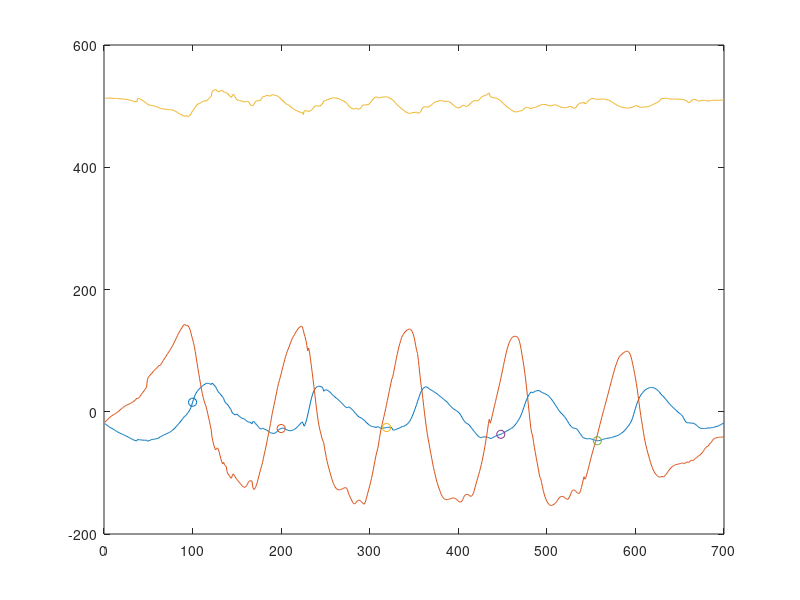

Recreate this plot in MATLAB.
clear all
close all
clc

% adding the paths and loading data

addpath(genpath('Separating into gait cycles'));
addpath(genpath('Healthy Recordings\Subject6\NO_FLOAT'));
addpath(fullfile('Separating into gait cycles')); 

load('S6_NO_FLOAT.mat');

%% EMG filtering
Trials=fieldnames(S6_NO_FLOAT);
Trials=Trials(9:11,1);

for Trialidx=1:length(Trials)
   TrialName=Trials{Trialidx}; 
   EMGSensors=fieldnames(S6_NO_FLOAT.(TrialName).Raw.EMG);
   if isstruct(S6_NO_FLOAT)
    for Sensoridx=1:length(EMGSensors)
        SensorName=EMGSensors{Sensoridx};
        if isstruct(S6_NO_FLOAT.(TrialName).Raw.EMG)
            %4-th order band pass filter (10-499 Hz)
            [bp1,bp2]=butter(4,[10 499]/(S6_NO_FLOAT.(TrialName).fsEMG/2)); 
            S6_NO_FLOAT.(TrialName).Filtered.(SensorName)=filtfilt(bp1,bp2,S6_NO_FLOAT.(TrialName).Raw.EMG.(SensorName));
        
            %rectification
            S6_NO_FLOAT.(TrialName).Rectified.(SensorName)=abs(S6_NO_FLOAT.(TrialName).Filtered.(SensorName));

            %4-th order Notch filter (50 Hz)
            [n1,n2]=butter(4,[49.8 50.2]/(S6_NO_FLOAT.(TrialName).fsEMG/2),'stop'); 
            S6_NO_FLOAT.(TrialName).Filtered3.(SensorName)=filtfilt(n1,n2,S6_NO_FLOAT.(TrialName).Rectified.(SensorName));
        
            %4-th order low-pass filter (10 Hz)
            [lp1,lp2]=butter(4,10/(S6_NO_FLOAT.(TrialName).fsEMG/2),'low'); 
            S6_NO_FLOAT.(TrialName).Filtered4.(SensorName)=filtfilt(lp1,lp2,S6_NO_FLOAT.(TrialName).Filtered3.(SensorName));
        end
    end
   end
end

%% Divide in gait cycles

%divide gait cycle 
%

gait_cycle1=200;
gait_cycle2=gait_cycle1+119;
gait_cycle3=gait_cycle2+129;
gait_cycle4=gait_cycle3+109;
vector1=S6_NO_FLOAT.T_01.Raw.Kin.LHIP-S6_NO_FLOAT.T_01.Raw.Kin.LKNE;


plot(vector1);
hold on 
scatter(100,vector1(100));
hold on 
scatter(gait_cycle1, vector1(gait_cycle1));
hold on 
scatter(gait_cycle2, vector1(gait_cycle2));
hold on
scatter(gait_cycle3, vector1(gait_cycle3));
hold on
scatter(gait_cycle4, vector1(gait_cycle4));

%vector2=
%vector3=




















